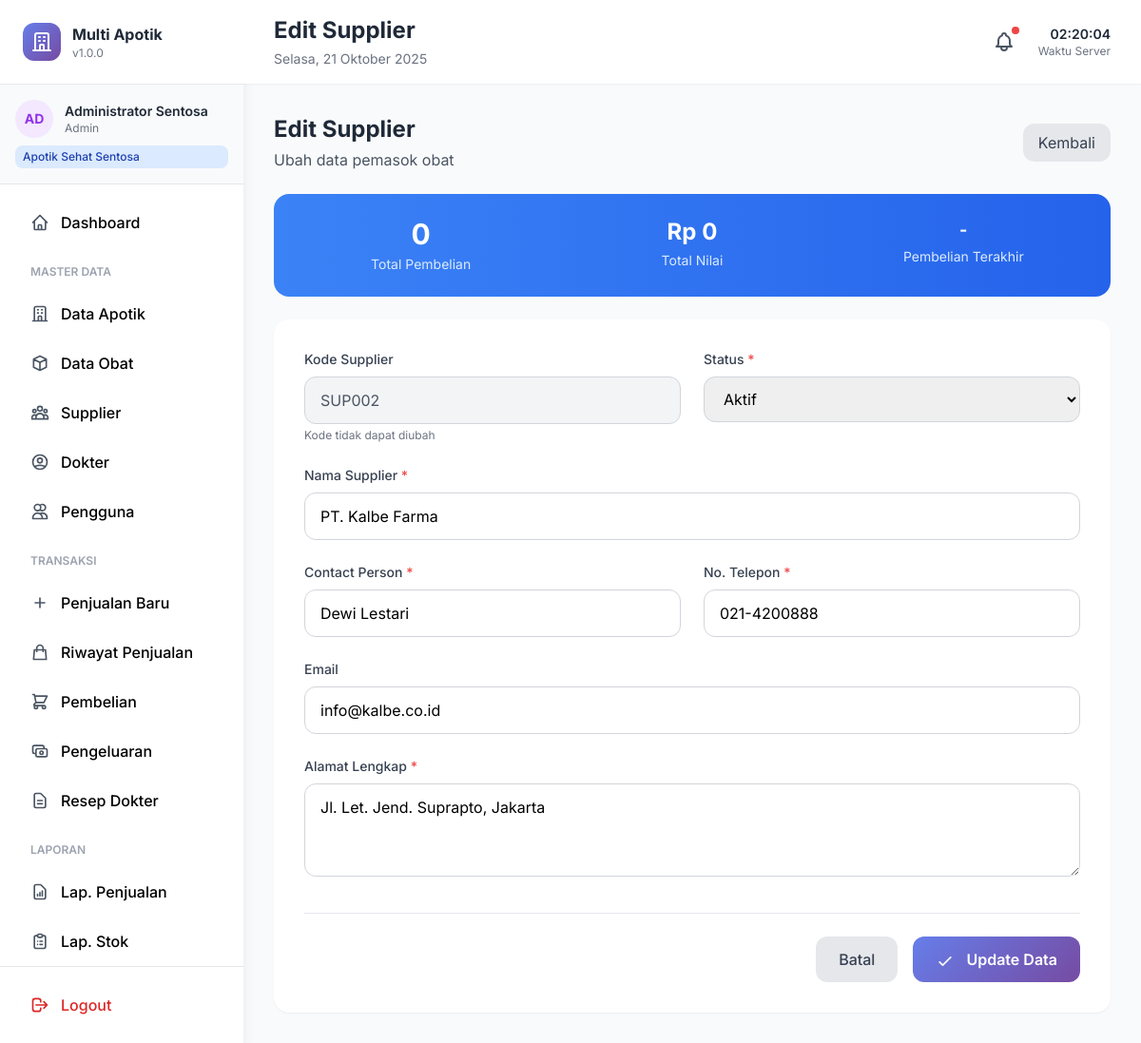
The app's page /supplier/edit.php?id=2 (signed in) with its own data.
### tables this page shows
CREATE TABLE supplier (
    id_supplier INT PRIMARY KEY AUTO_INCREMENT,
    kode_supplier VARCHAR(20) UNIQUE NOT NULL,
    nama_supplier VARCHAR(100) NOT NULL,
    alamat TEXT,
    no_telp VARCHAR(20),
    email VARCHAR(100),
    contact_person VARCHAR(100),
    status ENUM('aktif', 'nonaktif') DEFAULT 'aktif',
    created_at TIMESTAMP DEFAULT CURRENT_TIMESTAMP,
    updated_at TIMESTAMP DEFAULT CURRENT_TIMESTAMP ON UPDATE CURRENT_TIMESTAMP
);

### config.php (called while the page is built, shortened)
<?php
class Database {
    private static $instance = null;
    private $conn;
    private function __construct() {
        try {
            $this->conn = new mysqli(DB_HOST, DB_USER, DB_PASS, DB_NAME);
            $this->conn->set_charset("utf8mb4");
        } catch (Exception $e) {
            die("Database Error: " . $e->getMessage());
        }
    }
    public static function getInstance() {
        if (self::$instance === null) {
            self::$instance = new self();
        }
        return self::$instance;
    }
    public function prepare($sql) {
        return $this->conn->prepare($sql);
    }
}
function db() {
    return Database::getInstance();
}
function formatRupiah($angka) {
    return 'Rp ' . number_format($angka, 0, ',', '.');
}
?>

### supplier/edit.php (the view, shortened to what this page needs)
<?php
require_once '../config.php';
$db = db();
$id_supplier = isset($_GET['id']) ? (int)$_GET['id'] : 0;
$stmt = $db->prepare("SELECT * FROM supplier WHERE id_supplier = ?");
$stmt->bind_param("i", $id_supplier);
$stmt->execute();
$supplier = $stmt->get_result()->fetch_assoc();
$statsQuery = "SELECT
    COUNT(*) as total_pembelian,
    COALESCE(SUM(total_bayar), 0) as total_nilai,
    MAX(tanggal_pembelian) as pembelian_terakhir
    FROM pembelian WHERE id_supplier = ?";
$stmtStats = $db->prepare($statsQuery);
$stmtStats->bind_param("i", $id_supplier);
$stmtStats->execute();
$stats = $stmtStats->get_result()->fetch_assoc();
include '../includes/header.php';
?>
<div class="max-w-4xl mx-auto space-y-6">
    <div class="flex items-center justify-between">
        <div>
            <h2 class="text-2xl font-bold text-gray-800">Edit Supplier</h2>
            <p class="text-gray-600 mt-1">Ubah data pemasok obat</p>
        </div>
        <a href="index.php" class="px-4 py-2 bg-gray-200 text-gray-700 rounded-xl hover:bg-gray-300 transition-all">
            Kembali
        </a>
    </div>
    <div class="bg-gradient-to-r from-blue-500 to-blue-600 rounded-2xl p-6 text-white">
        <div class="grid grid-cols-3 gap-6">
            <div class="text-center">
                <p class="text-3xl font-bold"><?= number_format($stats['total_pembelian']) ?></p>
                <p class="text-blue-100 text-sm mt-1">Total Pembelian</p>
            </div>
            <div class="text-center">
                <p class="text-2xl font-bold"><?= formatRupiah($stats['total_nilai']) ?></p>
                <p class="text-blue-100 text-sm mt-1">Total Nilai</p>
            </div>
            <div class="text-center">
                <p class="text-lg font-bold"><?= $stats['pembelian_terakhir'] ? formatTanggal($stats['pembelian_terakhir'], 'd M Y') : '-' ?></p>
                <p class="text-blue-100 text-sm mt-1">Pembelian Terakhir</p>
            </div>
        </div>
    </div>
    <form method="POST" class="bg-white rounded-2xl shadow-sm p-8">
        <div class="grid grid-cols-1 md:grid-cols-2 gap-6">
            <div>
                <label class="block text-sm font-medium text-gray-700 mb-2">Kode Supplier</label>
                <input type="text" value="<?= htmlspecialchars($supplier['kode_supplier']) ?>" readonly
                       class="w-full px-4 py-3 bg-gray-100 border border-gray-300 rounded-xl text-gray-600 cursor-not-allowed">
                <p class="text-xs text-gray-500 mt-1">Kode tidak dapat diubah</p>
            </div>
            <div>
                <label class="block text-sm font-medium text-gray-700 mb-2">
                    Status <span class="text-red-500">*</span>
                </label>
                <select name="status" required class="w-full px-4 py-3 border border-gray-300 rounded-xl focus:ring-2 focus:ring-purple-500">
                    <option value="aktif" <?= $supplier['status'] === 'aktif' ? 'selected' : '' ?>>Aktif</option>
                </select>
            </div>
            <div class="md:col-span-2">
                <label class="block text-sm font-medium text-gray-700 mb-2">
                    Nama Supplier <span class="text-red-500">*</span>
                </label>
                <input type="text" name="nama_supplier" value="<?= htmlspecialchars($supplier['nama_supplier']) ?>" required
                       class="w-full px-4 py-3 border border-gray-300 rounded-xl focus:ring-2 focus:ring-purple-500">
            </div>
            <div>
                <label class="block text-sm font-medium text-gray-700 mb-2">
                    Contact Person <span class="text-red-500">*</span>
                </label>
                <input type="text" name="contact_person" value="<?= htmlspecialchars($supplier['contact_person']) ?>" required
                       class="w-full px-4 py-3 border border-gray-300 rounded-xl focus:ring-2 focus:ring-purple-500">
            </div>
            <div>
                <label class="block text-sm font-medium text-gray-700 mb-2">
                    No. Telepon <span class="text-red-500">*</span>
                </label>
                <input type="text" name="no_telp" value="<?= htmlspecialchars($supplier['no_telp']) ?>" required
                       class="w-full px-4 py-3 border border-gray-300 rounded-xl focus:ring-2 focus:ring-purple-500">
            </div>
            <div class="md:col-span-2">
                <label class="block text-sm font-medium text-gray-700 mb-2">Email</label>
                <input type="email" name="email" value="<?= htmlspecialchars($supplier['email']) ?>"
                       class="w-full px-4 py-3 border border-gray-300 rounded-xl focus:ring-2 focus:ring-purple-500">
            </div>
            <div class="md:col-span-2">
                <label class="block text-sm font-medium text-gray-700 mb-2">
                    Alamat Lengkap <span class="text-red-500">*</span>
                </label>
                <textarea name="alamat" rows="3" required
                          class="w-full px-4 py-3 border border-gray-300 rounded-xl focus:ring-2 focus:ring-purple-500"><?= htmlspecialchars($supplier['alamat']) ?></textarea>
            </div>
        </div>
        <div class="flex items-center justify-end space-x-4 mt-8 pt-6 border-t border-gray-200">
            <a href="index.php" class="px-6 py-3 bg-gray-200 text-gray-700 rounded-xl font-medium hover:bg-gray-300 transition-all">
                Batal
            </a>
            <button type="submit" class="px-6 py-3 gradient-bg text-white rounded-xl font-semibold hover:shadow-lg transition-all">
                <svg class="w-5 h-5 inline mr-2" fill="none" stroke="currentColor" viewBox="0 0 24 24">
                    <path stroke-linecap="round" stroke-linejoin="round" stroke-width="2" d="M5 13l4 4L19 7"></path>
                </svg>
                Update Data
            </button>
        </div>
    </form>
</div>
<?php include '../includes/footer.php'; ?>

### includes/header.php (style rules this page uses)
* { font-family: 'Inter', sans-serif; }
.gradient-bg { background: linear-gradient(135deg, #667eea 0%, #764ba2 100%); }

### records on screen
supplier: kode_supplier "SUP002", status "Aktif", nama_supplier "PT. Kalbe Farma", contact_person "Dewi Lestari", no_telp "021-4200888", email "info@kalbe.co.id", alamat "Jl. Let. Jend. Suprapto, Jakarta"

### other values on screen
APP_NAME "Multi Apotik"
APP_VERSION "1.0.0"
substr($user['nama'], 0, 2) "AD"
$user['nama'] "Administrator Sentosa"
$user['role'] "Admin"
$user['nama_apotik'] "Apotik Sehat Sentosa"
$pageTitle "Edit Supplier"
$stats['total_pembelian'] "0"
formatRupiah($stats['total_nilai']) "Rp 0"
